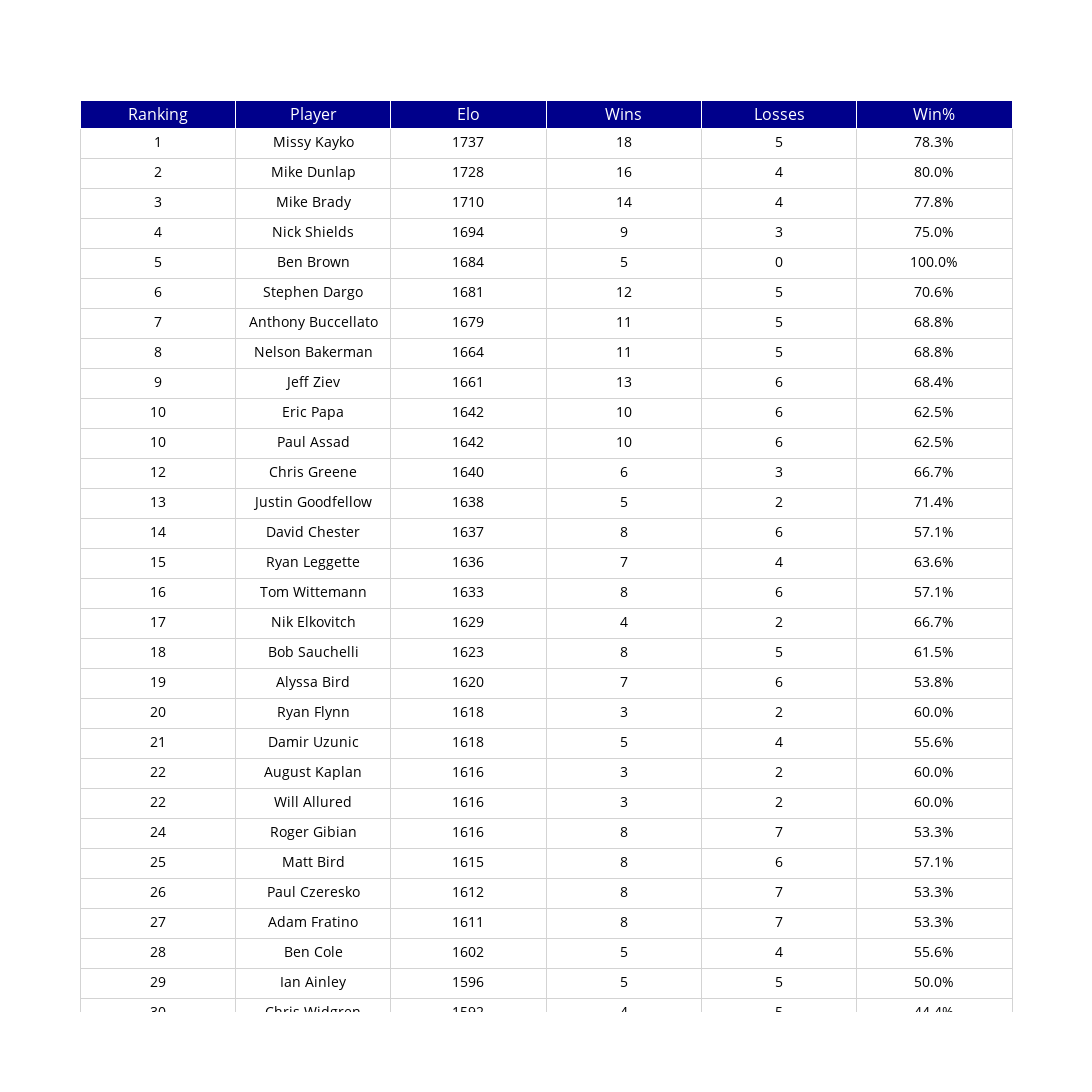

Notebook cell for this chart:
### Code cell
rowEvenColor = 'lightgrey'
rowOddColor = 'white'

fig = go.Figure(data=[go.Table(
    header=dict(values=list(column_names),
                fill_color='darkblue',
                font_color='white',
                font_size=16,
                align='center'),
    cells=dict(values=[
                final_table_print.Ranking,
                final_table_print.Player,
                final_table_print.Elo,
                final_table_print.Wins,
                final_table_print.Losses, 
                final_table_print['Win%']
                ],
               fill_color='white',
               font_color='black',
               font_size=14,
               align='center',
               height=30,
               line_color='lightgray',
               format=["1234","","#","#","#",".1%"]
               ),
    columnwidth=20)])

fig.update_layout(
    autosize=False,
    height=2400,
    width=1100)
fig.show()
fig.write_html("final_table.html", include_plotlyjs="cdn")

final_table_print.to_csv('Rankings_Table.csv',index=False)
final_table_print.to_excel('Rankings_Table.xlsx',index=False)

### Figure 1 — Plotly figure (JSON) as saved in the notebook; plotly's stock layout.template omitted (floating-point values rounded to 4 significant figures; data arrays with more than 128 entries replaced by an {"elided": "..."} marker saying what was removed)
{"data": [{"cells": {"align": "center", "fill": {"color": "white"}, "font": {"color": "black", "size": 14}, "format": ["1234", "", "#", "#", "#", ".1%"], "height": 30, "line": {"color": "lightgray"}, "values": {"elided": "6x42 mixed values"}}, "columnwidth": 20, "header": {"align": "center", "fill": {"color": "darkblue"}, "font": {"color": "white", "size": 16}, "values": ["Ranking", "Player", "Elo", "Wins", "Losses", "Win%"]}, "type": "table"}], "layout": {"autosize": false, "height": 2400, "width": 1100}}
